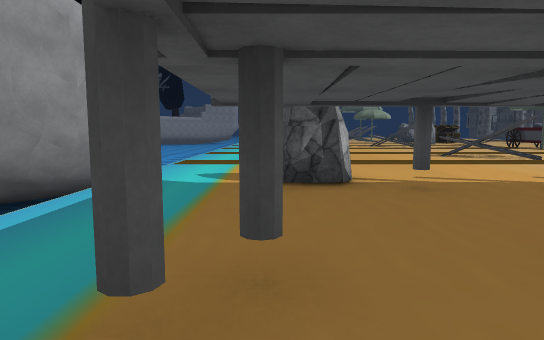
[1] (above)

23 first-person views from a walk through a 3-D level made in the Unity game engine. The camera is 1.4 m above the floor, tilts 6° down and sees 75° across. The floor is counted in squares, 2 m on a side. Each view is taken from the middle of a square. On the plan, view 1 faces up. The plan holds only what a view shows up to about 11 squares ahead; the rest is blank. The place goes on beyond the plan. Some surface patterns are stand-ins.

[2]
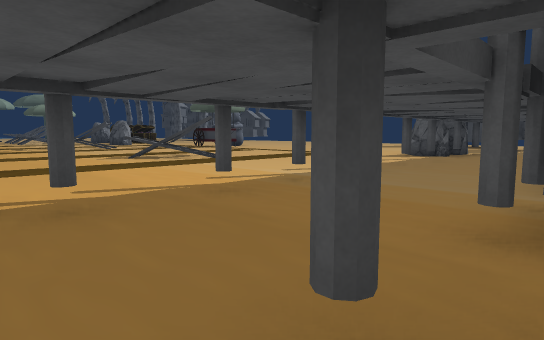

[3]
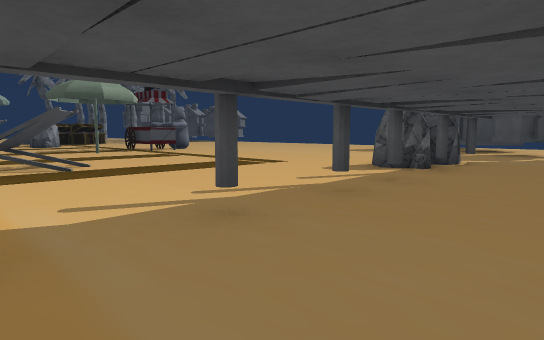

[4]
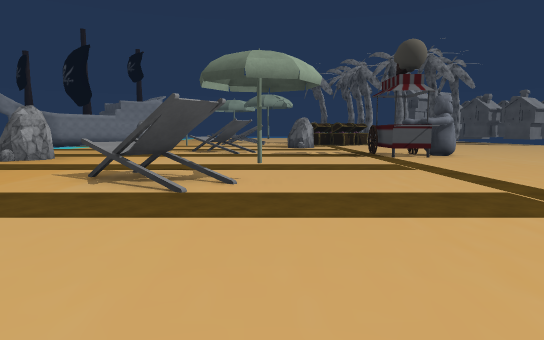

[5]
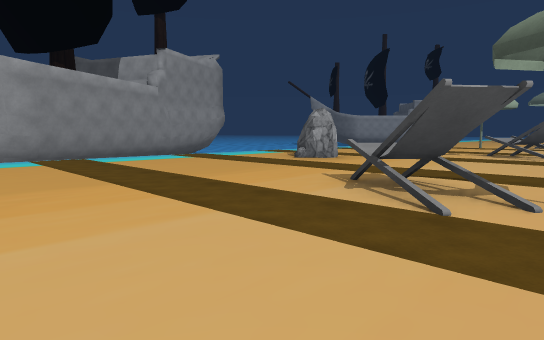

[6]
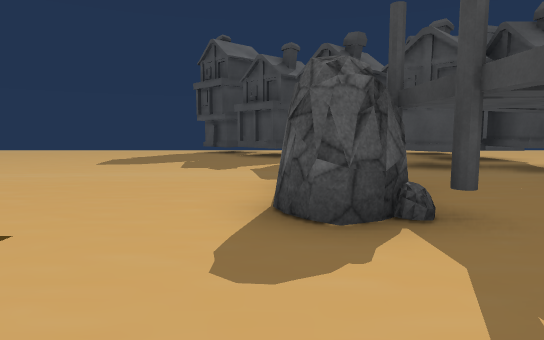

[7]
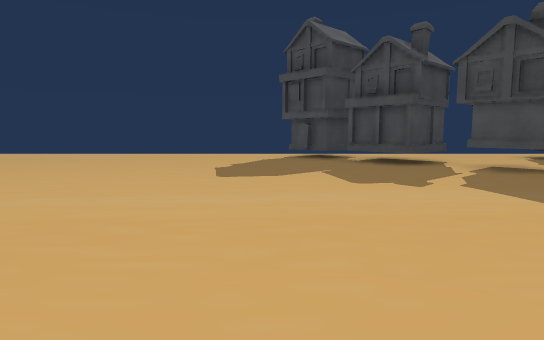

[8]
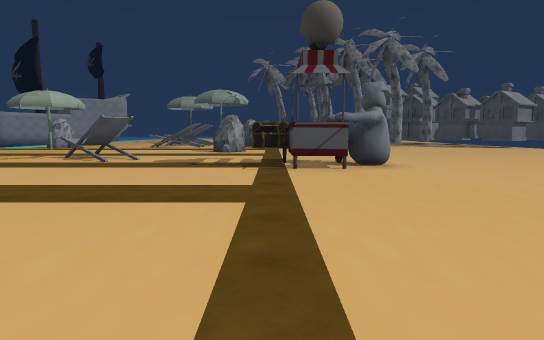

[9]
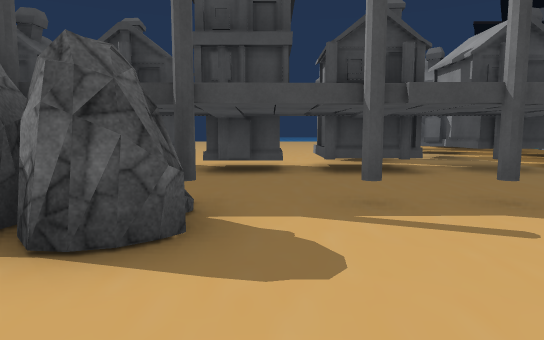

[10]
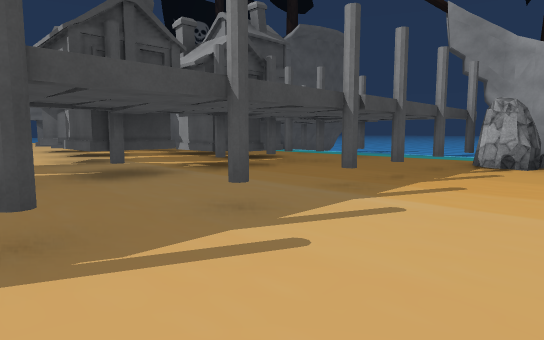

[11]
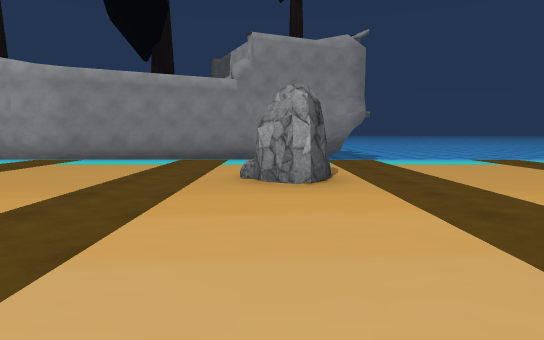

[12]
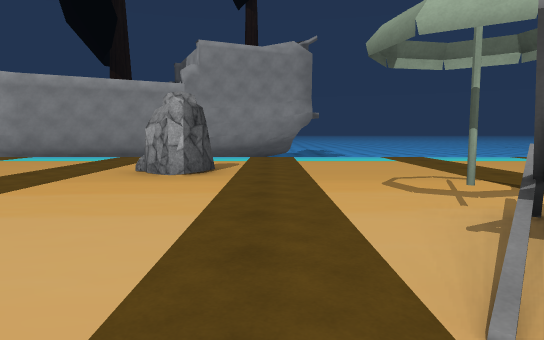

[13]
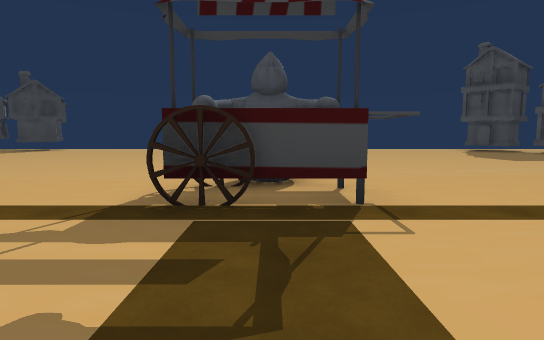

[14]
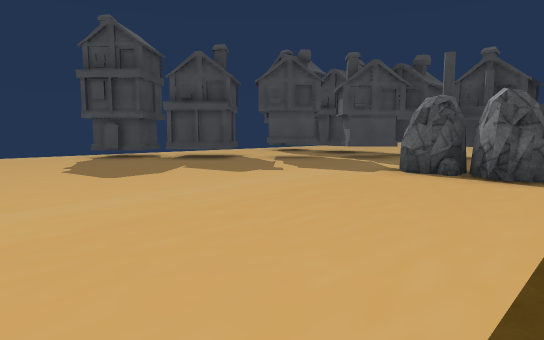

[15]
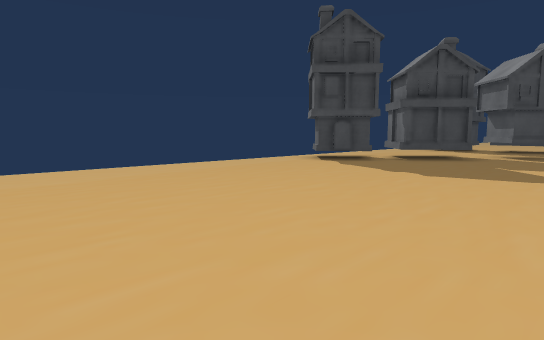

[16]
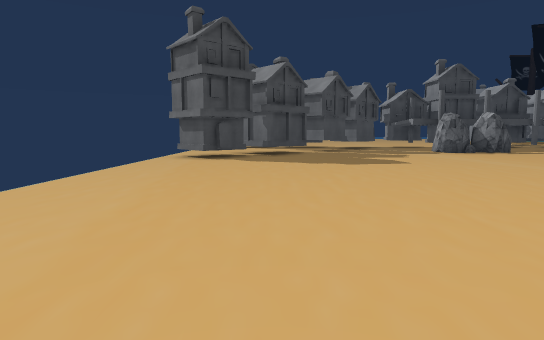

[17]
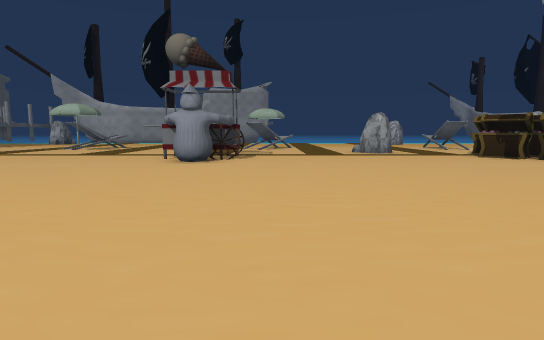

[18]
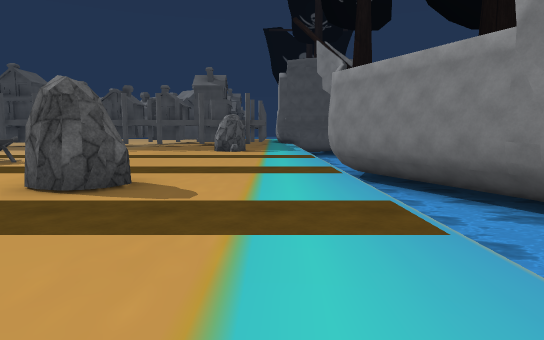

[19]
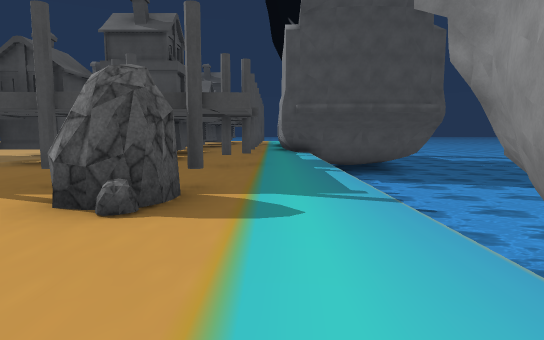

[20]
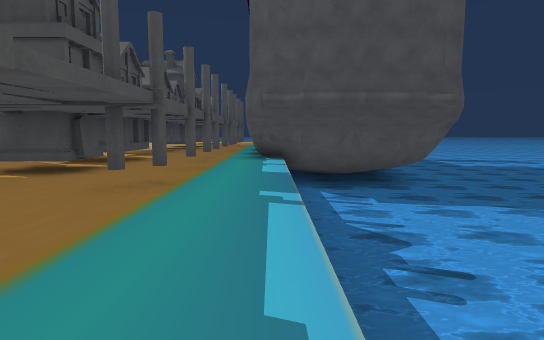

[21]
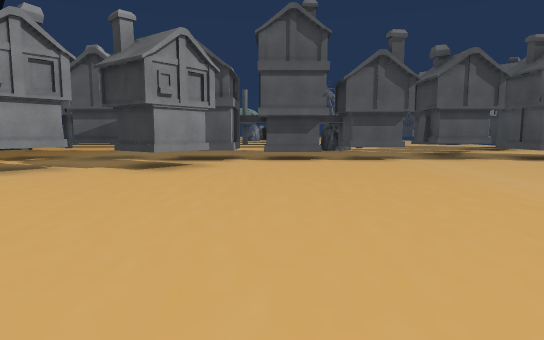

[22]
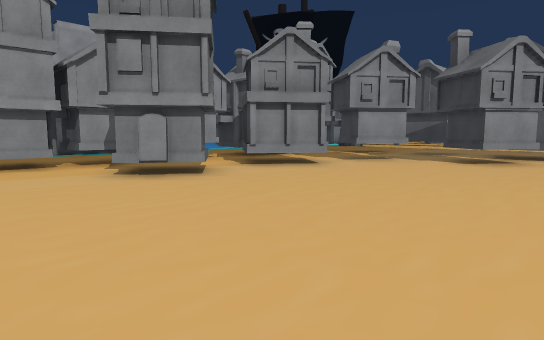

[23]
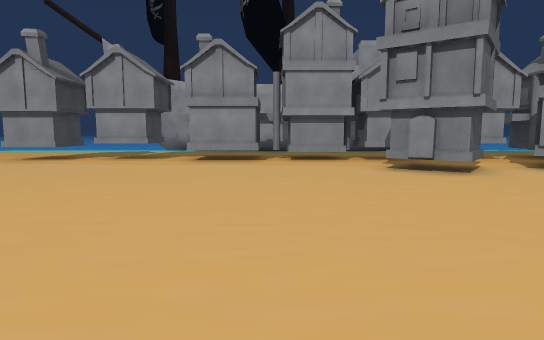

### Floor plan
Key: @ floor where view 1 was taken; # wall or solid block; x gap in a wall; . floor; ≈ water the walk keeps out of; U umbrella; R rock; H house; O other object.
Columns run from 5 left of view 1 to 23 right of it. Each row starts with its distance up from view 1.
 19    ........O...............
 18    .......UOO...............
 17    ..............#..........
 16    ..............#O.........
 15  ≈ ...R......................
 14 ≈≈ ...RR.....................
 13 #≈ ..........................
 12 #≈ ..........................
 11 ## .......OO.................
 10  #≈........OxU...............
  9  ##..........................
  8   #.......................HH.
  7   #......................HHH.
  6  ##..R...........R......##H.
  5  #≈..RR..........RRR...HH#..
  4 ≈≈≈....#..#.#..#......HHH...
  3 ≈≈≈..................HH.....
  2 ≈≈≈..................HH.....
  1 ≈≈≈..#.#.HHHH.##HHHHHH.# .H.
  0 ≈≈≈..@.HHHHHH.#HHHHH.H.#
 -1 ≈≈≈..#.HH.....H.........
 -2 ≈≈≈........HHHH.......
 -3 ###..#.# ..H..........
 -4   ##...##. ..........
 -5     ...HHH##........
 -6         H.H.........
 -7         ..H........
 -8       .HH HH......
 -9       .HH........
-10       .HH........
-11       .H..........
-12         #........
-13         #.......
-14       .........
-15       .HH....
-16       ......
-17       .HH.
-18       ...

Positions as (right, up) in squares from view 1, and headings:
1: (0, 0), facing up
2: (1, 1), facing up-right
3: (5, 2), facing up-right
4: (8, 5), facing up
5: (8, 6), facing up-left
6: (9, 6), facing right
7: (11, 9), facing right
8: (11, 8), facing up
9: (11, 8), facing down
10: (9, 7), facing down-left
11: (7, 14), facing left
12: (8, 16), facing left
13: (8, 16), facing right
14: (11, 12), facing down-right
15: (16, 16), facing down-right
16: (20, 18), facing down
17: (22, 18), facing left
18: (-1, 19), facing down
19: (-1, 9), facing down
20: (-2, 6), facing down
21: (11, -9), facing up
22: (11, -11), facing up-left
23: (12, -11), facing left
